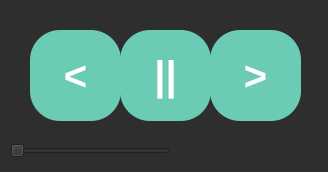
<?xml version="1.0" encoding="UTF-8"?>
<ui version="4.0">
 <class>MainWindow</class>
 <widget class="QMainWindow" name="MainWindow">
  <property name="geometry">
   <rect>
    <x>0</x>
    <y>0</y>
    <width>328</width>
    <height>172</height>
   </rect>
  </property>
  <property name="windowTitle">
   <string>MainWindow</string>
  </property>
  <widget class="QWidget" name="centralwidget">
   <property name="styleSheet">
    <string notr="true">background-color: rgb(46, 46, 46);</string>
   </property>
   <widget class="QPushButton" name="btn1">
    <property name="geometry">
     <rect>
      <x>30</x>
      <y>30</y>
      <width>91</width>
      <height>91</height>
     </rect>
    </property>
    <property name="font">
     <font>
      <pointsize>30</pointsize>
      <weight>75</weight>
      <bold>true</bold>
     </font>
    </property>
    <property name="styleSheet">
     <string notr="true">QPushButton {
	background-color: #6BCBB4;
	border-radius: 30;
	color: white }

QPushButton:pressed {
	background-color:	#5AA895; }</string>
    </property>
    <property name="text">
     <string>&lt;</string>
    </property>
   </widget>
   <widget class="QPushButton" name="btn2">
    <property name="geometry">
     <rect>
      <x>120</x>
      <y>30</y>
      <width>91</width>
      <height>91</height>
     </rect>
    </property>
    <property name="font">
     <font>
      <pointsize>30</pointsize>
      <weight>75</weight>
      <bold>true</bold>
     </font>
    </property>
    <property name="styleSheet">
     <string notr="true">QPushButton {
	background-color: #6BCBB4;
	border-radius: 30;
	color: white }

QPushButton:pressed {
	background-color:	#5AA895; }</string>
    </property>
    <property name="text">
     <string>||</string>
    </property>
   </widget>
   <widget class="QPushButton" name="btn3">
    <property name="geometry">
     <rect>
      <x>210</x>
      <y>30</y>
      <width>91</width>
      <height>91</height>
     </rect>
    </property>
    <property name="font">
     <font>
      <pointsize>30</pointsize>
      <weight>75</weight>
      <bold>true</bold>
     </font>
    </property>
    <property name="styleSheet">
     <string notr="true">QPushButton {
	background-color: #6BCBB4;
	border-radius: 30;
	color: white }

QPushButton:pressed {
	background-color:	#5AA895; }</string>
    </property>
    <property name="text">
     <string>&gt;</string>
    </property>
   </widget>
   <widget class="QSlider" name="slider">
    <property name="geometry">
     <rect>
      <x>10</x>
      <y>140</y>
      <width>160</width>
      <height>22</height>
     </rect>
    </property>
    <property name="styleSheet">
     <string notr="true"/>
    </property>
    <property name="orientation">
     <enum>Qt::Horizontal</enum>
    </property>
   </widget>
  </widget>
 </widget>
 <resources/>
 <connections/>
</ui>
